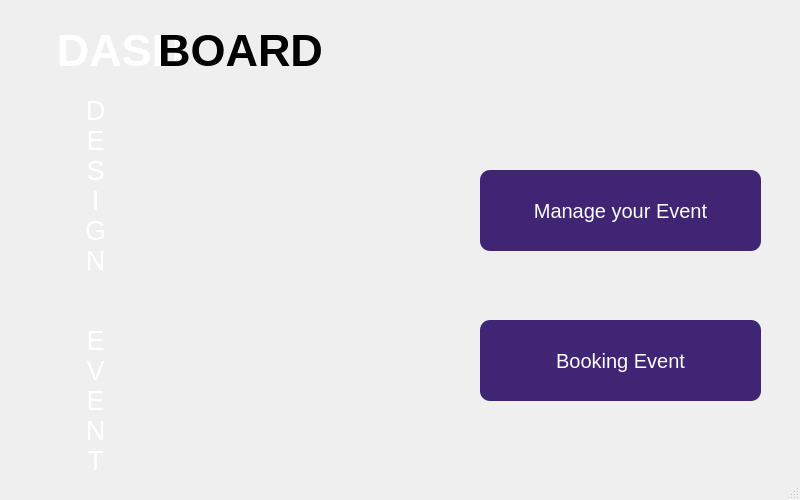
<?xml version="1.0" encoding="UTF-8"?>
<ui version="4.0">
 <class>Dashboard</class>
 <widget class="QMainWindow" name="Dashboard">
  <property name="geometry">
   <rect>
    <x>0</x>
    <y>0</y>
    <width>800</width>
    <height>500</height>
   </rect>
  </property>
  <property name="minimumSize">
   <size>
    <width>800</width>
    <height>500</height>
   </size>
  </property>
  <property name="maximumSize">
   <size>
    <width>800</width>
    <height>500</height>
   </size>
  </property>
  <property name="windowTitle">
   <string>MainWindow</string>
  </property>
  <widget class="QWidget" name="centralwidget">
   <widget class="QLabel" name="label">
    <property name="geometry">
     <rect>
      <x>0</x>
      <y>0</y>
      <width>800</width>
      <height>500</height>
     </rect>
    </property>
    <property name="minimumSize">
     <size>
      <width>800</width>
      <height>500</height>
     </size>
    </property>
    <property name="maximumSize">
     <size>
      <width>800</width>
      <height>500</height>
     </size>
    </property>
    <property name="text">
     <string/>
    </property>
    <property name="pixmap">
     <pixmap resource="resource.qrc">:/Downloads/SIGN IN/3.jpg</pixmap>
    </property>
    <property name="scaledContents">
     <bool>true</bool>
    </property>
   </widget>
   <widget class="QLabel" name="label_2">
    <property name="geometry">
     <rect>
      <x>-80</x>
      <y>-10</y>
      <width>401</width>
      <height>121</height>
     </rect>
    </property>
    <property name="font">
     <font>
      <pointsize>34</pointsize>
      <bold>true</bold>
     </font>
    </property>
    <property name="styleSheet">
     <string notr="true">QLabel{
color:white;
}</string>
    </property>
    <property name="text">
     <string>DASH</string>
    </property>
    <property name="alignment">
     <set>Qt::AlignmentFlag::AlignCenter</set>
    </property>
   </widget>
   <widget class="QLabel" name="label_3">
    <property name="geometry">
     <rect>
      <x>40</x>
      <y>-10</y>
      <width>401</width>
      <height>121</height>
     </rect>
    </property>
    <property name="font">
     <font>
      <pointsize>34</pointsize>
      <bold>true</bold>
     </font>
    </property>
    <property name="styleSheet">
     <string notr="true">QLabel{
color:black;
}</string>
    </property>
    <property name="text">
     <string>BOARD</string>
    </property>
    <property name="alignment">
     <set>Qt::AlignmentFlag::AlignCenter</set>
    </property>
   </widget>
   <widget class="QLabel" name="label_4">
    <property name="geometry">
     <rect>
      <x>-50</x>
      <y>70</y>
      <width>291</width>
      <height>81</height>
     </rect>
    </property>
    <property name="font">
     <font>
      <pointsize>20</pointsize>
     </font>
    </property>
    <property name="styleSheet">
     <string notr="true">QLabel{
color:white;
}</string>
    </property>
    <property name="text">
     <string>D</string>
    </property>
    <property name="alignment">
     <set>Qt::AlignmentFlag::AlignCenter</set>
    </property>
   </widget>
   <widget class="QLabel" name="label_6">
    <property name="geometry">
     <rect>
      <x>-50</x>
      <y>100</y>
      <width>291</width>
      <height>81</height>
     </rect>
    </property>
    <property name="font">
     <font>
      <pointsize>20</pointsize>
     </font>
    </property>
    <property name="styleSheet">
     <string notr="true">QLabel{
color:white;
}</string>
    </property>
    <property name="text">
     <string>E</string>
    </property>
    <property name="alignment">
     <set>Qt::AlignmentFlag::AlignCenter</set>
    </property>
   </widget>
   <widget class="QPushButton" name="pushButton_Event">
    <property name="geometry">
     <rect>
      <x>480</x>
      <y>170</y>
      <width>281</width>
      <height>81</height>
     </rect>
    </property>
    <property name="font">
     <font>
      <pointsize>15</pointsize>
     </font>
    </property>
    <property name="styleSheet">
     <string notr="true">QPushButton{
	background-color: rgb(63, 37, 116);
color:white;
border-radius:10px;
}</string>
    </property>
    <property name="text">
     <string>Manage your Event</string>
    </property>
   </widget>
   <widget class="QPushButton" name="pushButton_Volunteers">
    <property name="geometry">
     <rect>
      <x>480</x>
      <y>320</y>
      <width>281</width>
      <height>81</height>
     </rect>
    </property>
    <property name="font">
     <font>
      <pointsize>15</pointsize>
     </font>
    </property>
    <property name="styleSheet">
     <string notr="true">QPushButton{
	background-color: rgb(63, 37, 116);
color:white;
border-radius:10px;
}</string>
    </property>
    <property name="text">
     <string>Booking Event</string>
    </property>
   </widget>
   <widget class="QLabel" name="label_7">
    <property name="geometry">
     <rect>
      <x>-50</x>
      <y>130</y>
      <width>291</width>
      <height>81</height>
     </rect>
    </property>
    <property name="font">
     <font>
      <pointsize>20</pointsize>
     </font>
    </property>
    <property name="styleSheet">
     <string notr="true">QLabel{
color:white;
}</string>
    </property>
    <property name="text">
     <string>S</string>
    </property>
    <property name="alignment">
     <set>Qt::AlignmentFlag::AlignCenter</set>
    </property>
   </widget>
   <widget class="QLabel" name="label_5">
    <property name="geometry">
     <rect>
      <x>-50</x>
      <y>160</y>
      <width>291</width>
      <height>81</height>
     </rect>
    </property>
    <property name="font">
     <font>
      <pointsize>20</pointsize>
     </font>
    </property>
    <property name="styleSheet">
     <string notr="true">QLabel{
color:white;
}</string>
    </property>
    <property name="text">
     <string>I</string>
    </property>
    <property name="alignment">
     <set>Qt::AlignmentFlag::AlignCenter</set>
    </property>
   </widget>
   <widget class="QLabel" name="label_8">
    <property name="geometry">
     <rect>
      <x>-50</x>
      <y>190</y>
      <width>291</width>
      <height>81</height>
     </rect>
    </property>
    <property name="font">
     <font>
      <pointsize>20</pointsize>
     </font>
    </property>
    <property name="styleSheet">
     <string notr="true">QLabel{
color:white;
}</string>
    </property>
    <property name="text">
     <string>G</string>
    </property>
    <property name="alignment">
     <set>Qt::AlignmentFlag::AlignCenter</set>
    </property>
   </widget>
   <widget class="QLabel" name="label_9">
    <property name="geometry">
     <rect>
      <x>-50</x>
      <y>220</y>
      <width>291</width>
      <height>81</height>
     </rect>
    </property>
    <property name="font">
     <font>
      <pointsize>20</pointsize>
     </font>
    </property>
    <property name="styleSheet">
     <string notr="true">QLabel{
color:white;
}</string>
    </property>
    <property name="text">
     <string>N</string>
    </property>
    <property name="alignment">
     <set>Qt::AlignmentFlag::AlignCenter</set>
    </property>
   </widget>
   <widget class="QLabel" name="label_10">
    <property name="geometry">
     <rect>
      <x>-50</x>
      <y>300</y>
      <width>291</width>
      <height>81</height>
     </rect>
    </property>
    <property name="font">
     <font>
      <pointsize>20</pointsize>
     </font>
    </property>
    <property name="styleSheet">
     <string notr="true">QLabel{
color:white;
}</string>
    </property>
    <property name="text">
     <string>E</string>
    </property>
    <property name="alignment">
     <set>Qt::AlignmentFlag::AlignCenter</set>
    </property>
   </widget>
   <widget class="QLabel" name="label_11">
    <property name="geometry">
     <rect>
      <x>-50</x>
      <y>330</y>
      <width>291</width>
      <height>81</height>
     </rect>
    </property>
    <property name="font">
     <font>
      <pointsize>20</pointsize>
     </font>
    </property>
    <property name="styleSheet">
     <string notr="true">QLabel{
color:white;
}</string>
    </property>
    <property name="text">
     <string>V</string>
    </property>
    <property name="alignment">
     <set>Qt::AlignmentFlag::AlignCenter</set>
    </property>
   </widget>
   <widget class="QLabel" name="label_12">
    <property name="geometry">
     <rect>
      <x>-50</x>
      <y>360</y>
      <width>291</width>
      <height>81</height>
     </rect>
    </property>
    <property name="font">
     <font>
      <pointsize>20</pointsize>
     </font>
    </property>
    <property name="styleSheet">
     <string notr="true">QLabel{
color:white;
}</string>
    </property>
    <property name="text">
     <string>E</string>
    </property>
    <property name="alignment">
     <set>Qt::AlignmentFlag::AlignCenter</set>
    </property>
   </widget>
   <widget class="QLabel" name="label_13">
    <property name="geometry">
     <rect>
      <x>-50</x>
      <y>390</y>
      <width>291</width>
      <height>81</height>
     </rect>
    </property>
    <property name="font">
     <font>
      <pointsize>20</pointsize>
     </font>
    </property>
    <property name="styleSheet">
     <string notr="true">QLabel{
color:white;
}</string>
    </property>
    <property name="text">
     <string>N</string>
    </property>
    <property name="alignment">
     <set>Qt::AlignmentFlag::AlignCenter</set>
    </property>
   </widget>
   <widget class="QLabel" name="label_14">
    <property name="geometry">
     <rect>
      <x>-50</x>
      <y>420</y>
      <width>291</width>
      <height>81</height>
     </rect>
    </property>
    <property name="font">
     <font>
      <pointsize>20</pointsize>
     </font>
    </property>
    <property name="styleSheet">
     <string notr="true">QLabel{
color:white;
}</string>
    </property>
    <property name="text">
     <string>T</string>
    </property>
    <property name="alignment">
     <set>Qt::AlignmentFlag::AlignCenter</set>
    </property>
   </widget>
   <widget class="QLabel" name="label_15">
    <property name="geometry">
     <rect>
      <x>-50</x>
      <y>450</y>
      <width>291</width>
      <height>81</height>
     </rect>
    </property>
    <property name="font">
     <font>
      <pointsize>20</pointsize>
     </font>
    </property>
    <property name="styleSheet">
     <string notr="true">QLabel{
color:white;
}</string>
    </property>
    <property name="text">
     <string>S</string>
    </property>
    <property name="alignment">
     <set>Qt::AlignmentFlag::AlignCenter</set>
    </property>
   </widget>
  </widget>
  <widget class="QMenuBar" name="menubar">
   <property name="geometry">
    <rect>
     <x>0</x>
     <y>0</y>
     <width>800</width>
     <height>18</height>
    </rect>
   </property>
  </widget>
  <widget class="QStatusBar" name="statusbar"/>
 </widget>
 <resources>
  <include location="resource.qrc"/>
 </resources>
 <connections/>
</ui>
